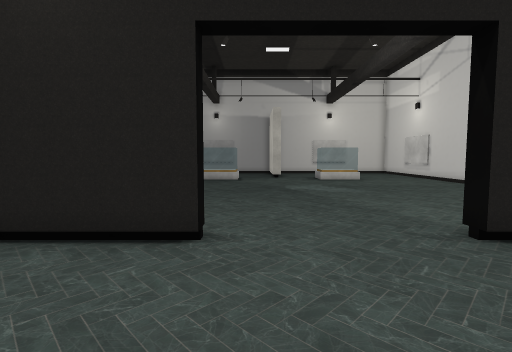
View 1 (above)

17 first-person views from a walk through a Unity game level. The camera is 1.5 m above the floor, tilts 4° down and sees 85° across. The floor is counted in squares, 1 m on a side. Each view is taken from the middle of a square. On the plan, view 1 faces up. The plan holds only what a view shows up to about 14 squares ahead; the rest is blank. The player character is not drawn. Some surface patterns are stand-ins.

View 2
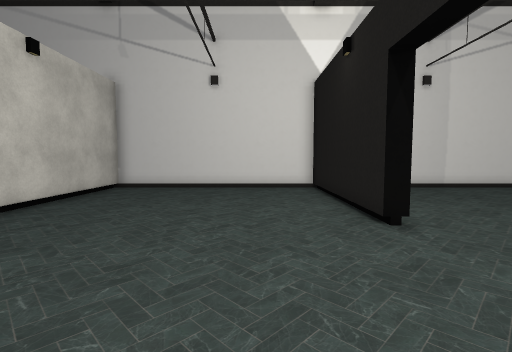

View 3
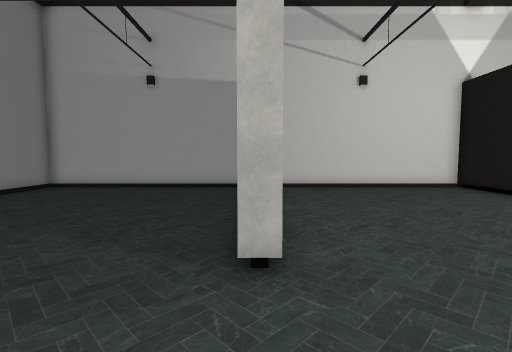

View 4
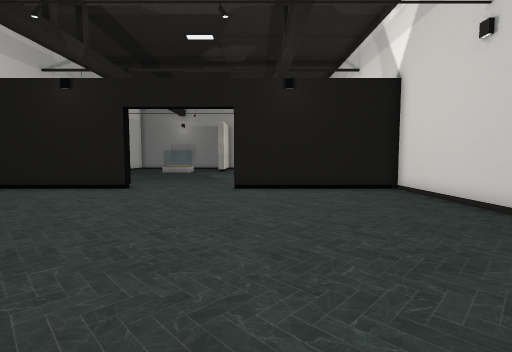

View 5
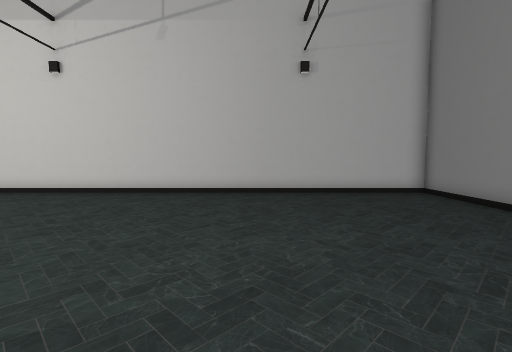

View 6
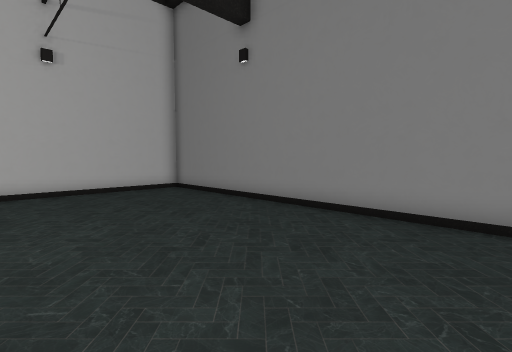

View 7
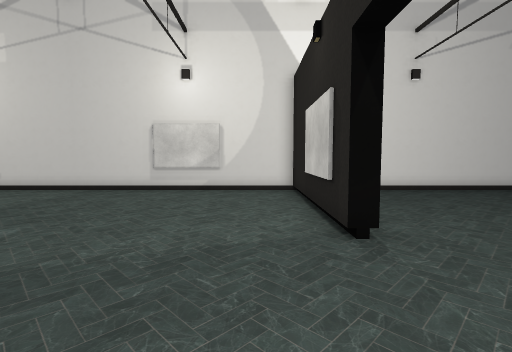

View 8
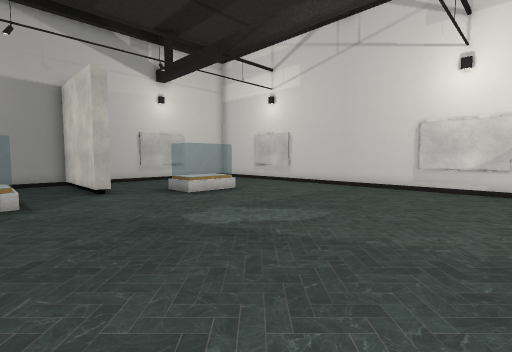

View 9
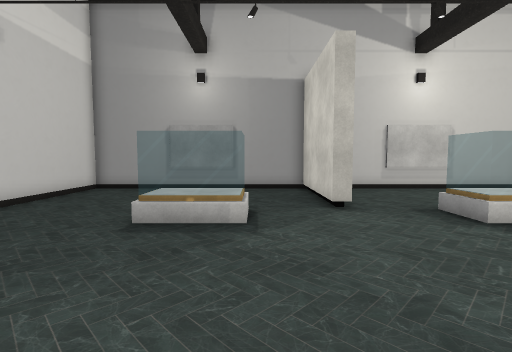

View 10
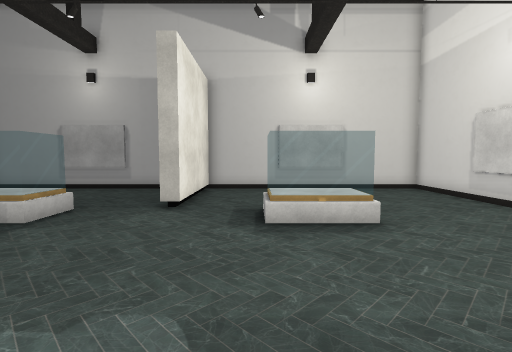

View 11
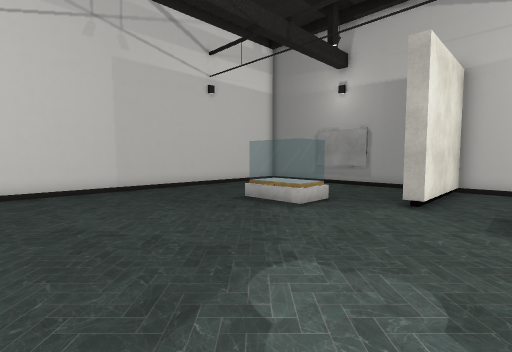

View 12
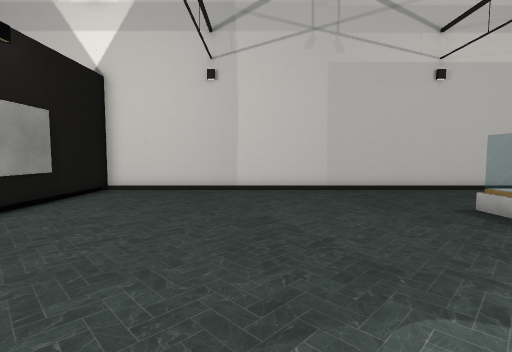

View 13
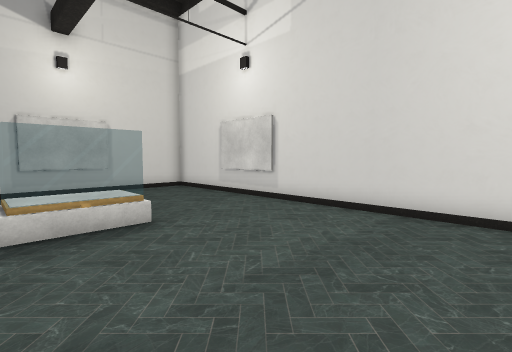

View 14
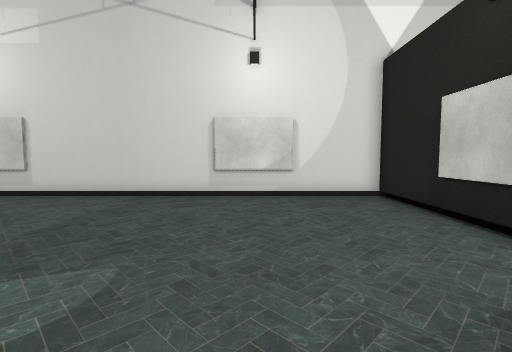

View 15
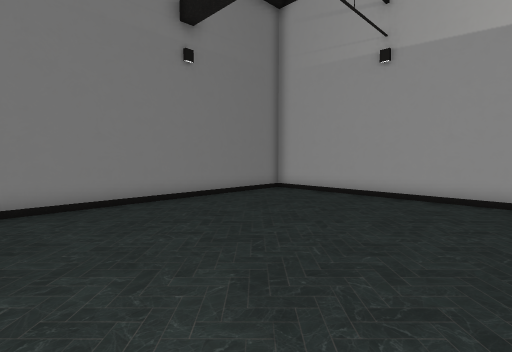

View 16
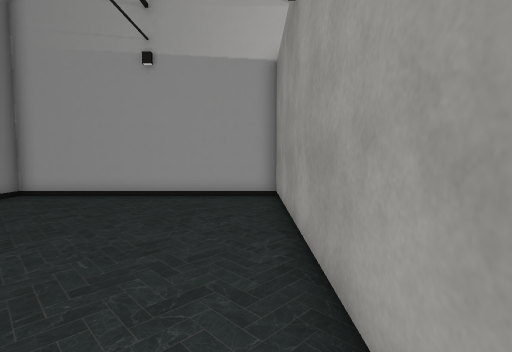

View 17
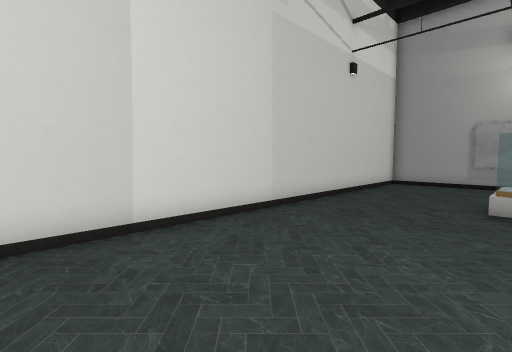

### Floor plan
Points are (right, up) in squares from view 1. A wall is a line through its corners. A room is listed if a view was taken in it or the views show most of it. See-through windows are left out.
Room 1 (views 1, 2, 3, 4, 5, 6, 7, 8, 9, 10, 11, 12, 13, 14, 15, 16, 17)
walls: (4, 5.3) (11.5, 5.3) (11.5, 25) (1.8, 25) (1.8, 20.1) (1.2, 20.1) (1.2, 25) (-8.5, 25) (-8.5, 5.3) (-3.1, 5.3); (-0.9, 4.8) (-8.5, 4.8) (-8.5, -4.7) (-2.1, -4.7); (1.5, -4.6) (1.5, -5.2); (1.2, -5.2) (-8.1, -5.2); (-8.5, -5.1) (-8.5, -15) (11.5, -15) (11.5, 4.8) (4, 4.8)
low walls: (6.8, 18.2) (4.2, 18.2) (4.2, 19.9); (6.4, 18.4) (4.5, 18.4); (-1.2, 19.8) (-1.2, 18.2) (-3.8, 18.2)

Where each view was taken, in squares from view 1:
view 1: 0 up, 0 right, facing up
view 2: 2 up, 5 right, facing left
view 3: 5 down, 5 right, facing left
view 4: 8 down, 5 right, facing up
view 5: 8 down, 0 right, facing right
view 6: 8 down, 1 left, facing down-right
view 7: 7 up, 1 left, facing right
view 8: 8 up, 2 left, facing up-right
view 9: 12 up, 1 left, facing up
view 10: 12 up, 4 right, facing up
view 11: 11 up, 4 right, facing up-left
view 12: 12 up, 4 right, facing left
view 13: 12 up, 4 right, facing up-right
view 14: 10 up, 1 right, facing right
view 15: 6 down, 2 right, facing down-left
view 16: 6 down, 2 right, facing left
view 17: 9 up, 3 left, facing up-left
